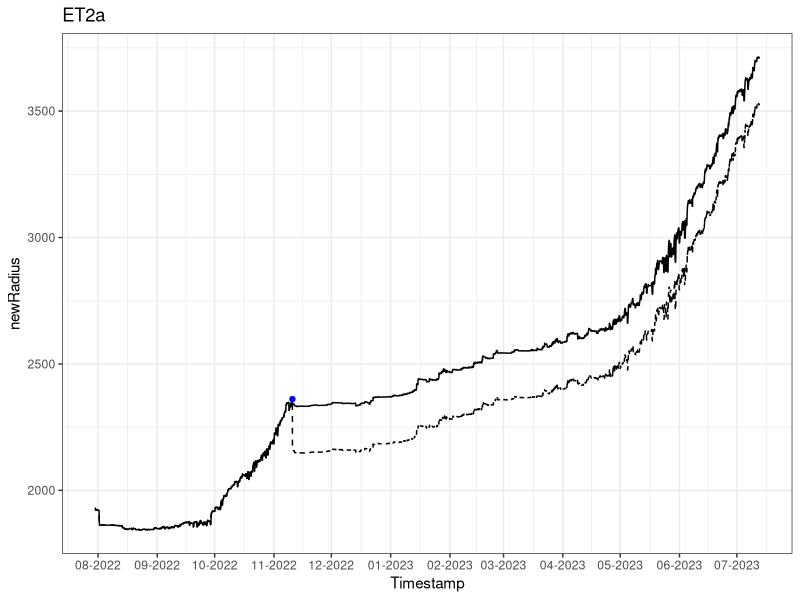

Source code (R):
library(tidyverse)

# Read in ET2a. You can change the filename to read different dendros
d <- read_csv("Dendro_data_LVL1/ET2a_Dendro_LVL1.csv")

# This is a function that takes a single input (jump threshold), and adjusts the dataframe that you just loaded (d)
# Un-comment the line below, and you will be able to run the function line-by-line to understand it and diagnose problems
# jump.threshold <- 5
fix_jumps <- function(jump.threshold){

  # change the name of the data (not really necessary)
  d2 = d

  # add a lag column so you can compare one record with the next
  d3 = d2 %>%
    mutate(lagRadius = lag(Radius),
           Growth = Radius - lagRadius)

  # Find where the lag exceeds the threshold
  jumps = d3 %>%
    filter(abs(Growth) > jump.threshold) %>%
    rename(Jump = Growth) %>%
    mutate(cumulativeJump = cumsum(Jump),
           jumpStart = "yes") %>%
    select(Dendrometer, Timestamp, Jump, cumulativeJump, jumpStart)

  # Join the jump indicator df onto the main df, and adjust all values accordingly
  d4 = d3 %>%
    left_join(jumps, by = c("Dendrometer", "Timestamp")) %>%
    mutate(cumulativeJump = ifelse(Timestamp == min(d3$Timestamp, na.rm = T),
                                   0, cumulativeJump)) %>%
    fill(cumulativeJump, .direction = "down") %>%
    mutate(newRadius = Radius - cumulativeJump, na.rm = T) %>%
    select(Dendrometer, Timestamp, Radius, newRadius, jumpStart)
  return(d4)
}

# This actually applies the funtion. Change threshold here- try 5 and try 50 to see the difference in the plot
newDat <- fix_jumps(50)

# Create df of jump locations, so they can be plotted
newDat.jumpStart <- newDat %>%
  filter(jumpStart == "yes")

# Plot- show original data (dashed) and new data (solid). Blue circles indicate the jumps
ggplot() +
  geom_line(data = newDat, aes(x = Timestamp, y = newRadius)) +
  geom_line(data = newDat, aes(x = Timestamp, y = Radius), linetype = "dashed") +
  geom_point(data = newDat.jumpStart,
             aes(x = Timestamp, y = newRadius), color = "blue") +
  theme_bw() +
  scale_x_datetime(date_breaks="1 month", date_labels="%m-%Y") +
  ggtitle(unique(newDat$Dendrometer))
